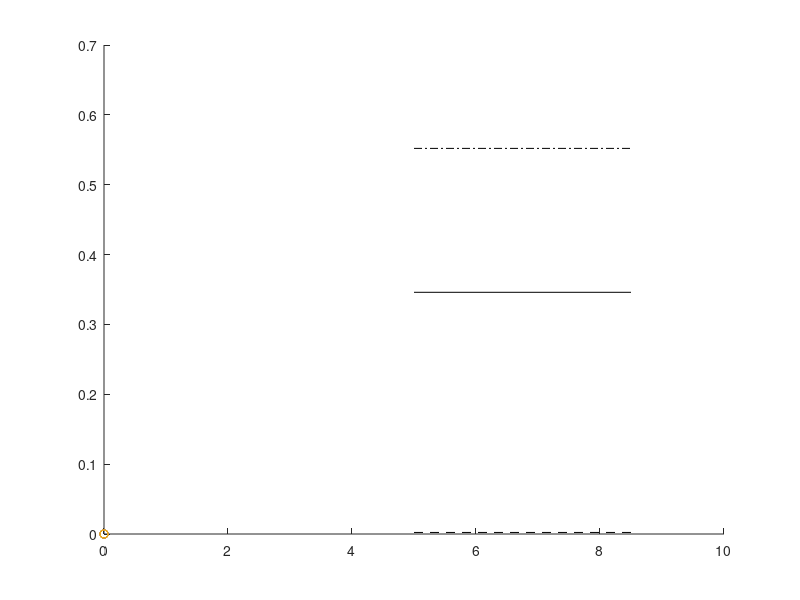

Recreate this plot in MATLAB. (Note: this script raises an error after producing the figure.)
clc
clear
%% Figure 1 Framework
% Still to do

%% Figure 2 Segmented brain mse curves

etas = [0 1 5 10 15 20 25 30 35 40 45 50];
figure
hold on
x = [0,0];
y = [0,0];
scatter(x,y,'kx')
hold on
l1 = line([5 8.5],[0.346 0.346],'Color','black','LineStyle','-');
scatter(x,y,'k+')
l2 = line([5 8.5],[2.22e-3 2.22e-3],'Color','black','LineStyle','--');
scatter(x,y,'k*')
l3 = line([5 8.5],[0.552 0.552],'Color','black','LineStyle','-.');


load(['DM_TNV_test_', num2eng(etas(1)),'.mat'])
scatter(TNV_datafit^.5,TNV_T1.bm_immse,'rx')
load(['DM_TV_test_', num2eng(etas(1)),'.mat'])
scatter(TV_datafit^.5,TV_T1.bm_immse,'bx')

load(['DM_TNV_test_', num2eng(etas(1)),'.mat'])
scatter(TNV_datafit^.5,TNV_T2.bm_immse,'r+')
load(['DM_TV_test_', num2eng(etas(1)),'.mat'])
scatter(TV_datafit^.5,TV_T2.bm_immse,'b+')

load(['DM_TNV_test_', num2eng(etas(1)),'.mat'])
scatter(TNV_datafit^.5,TNV_PD.bm_immse,'r*')
load(['DM_TV_test_', num2eng(etas(1)),'.mat'])
scatter(TV_datafit^.5,TV_PD.bm_immse,'b*')

for eta = etas(2:end)
    load(['DM_TV_test_', num2eng(eta),'.mat'])
    scatter(TV_datafit^.5,TV_T1.bm_immse,'bx')

    load(['DM_TNV_test_', num2eng(eta),'.mat'])
    scatter(TNV_datafit^.5,TNV_T1.bm_immse,'rx')

    load(['DM_TV_test_', num2eng(eta),'.mat'])
    scatter(TV_datafit^.5,TV_T2.bm_immse,'b+')

    load(['DM_TNV_test_', num2eng(eta),'.mat'])
    scatter(TNV_datafit^.5,TNV_T2.bm_immse,'r+')

    load(['DM_TV_test_', num2eng(eta),'.mat'])
    scatter(TV_datafit^.5,TV_PD.bm_immse,'b*')

    load(['DM_TNV_test_', num2eng(eta),'.mat'])
    scatter(TNV_datafit^.5,TNV_PD.bm_immse,'r*')
end
legend('T1','Direct inversion T1', 'T2','Direct inversion T2','PD','Direct inversion PD', ...
    'Interpreter','latex','FontSize',8,"Location", 'southeast')
box on
grid on
xlim([5 7.5])
ylim([0 0.6])
set(gca, 'YScale', 'log')
xlabel('Data-fitting, $|\mathbf{S}-\mathbf{AX}|_2$','Interpreter','latex','FontSize',12)
ylabel('MSE','Interpreter','latex','FontSize',12)
set(groot,'defaultAxesTickLabelInterpreter','latex');
set(groot,'defaulttextinterpreter','latex');
set(groot,'defaultLegendInterpreter','latex');

%% Figure 3 Table

%% Figure 4 Singular images


load('ground_truth.mat')
load('FBP_imgs.mat')
load('masks.mat')
etas = [0 1 5 10 15 20 25 30 35 40 45 50];

tiledlayout(4,5, 'Padding', 'none', 'TileSpacing', 'compact');
gt = multicontrast;
k=1;
for i = 1:1
    for j = 1:5
        nexttile
        imagesc(brain_mask.*abs(gt(:,:,k)))
        title(['Ground Truth: ',num2str(k)],'Interpreter','latex','FontSize',8)
%         c = colorbar;
%         c.FontName = 'CMU Serif';
%         c.FontSize = 4;
        set(groot,'defaultAxesTickLabelInterpreter','latex');
        set(groot,'defaulttextinterpreter','latex');
        set(groot,'defaultLegendInterpreter','latex');
        set(gca,'xtick',[],'ytick',[],'ylabel',[]),
        k=k+1;
    end
end
k=1;
for i = 1:1
    for j = 1:5
        nexttile
        imagesc(brain_mask.*abs(FBP(:,:,k)))
        title(['Direct inversion: ',num2str(k)],'Interpreter','latex','FontSize',8)
%         c = colorbar;
%         c.FontName = 'CMU Serif';
%         c.FontSize = 4;
        set(groot,'defaultAxesTickLabelInterpreter','latex');
        set(groot,'defaulttextinterpreter','latex');
        set(groot,'defaultLegendInterpreter','latex');
        xlabel(['MSE: ',num2eng(immse(FBP(:,:,k),gt(:,:,k)))])
        set(gca,'xtick',[],'ytick',[],'ylabel',[]),
        k=k+1;
    end
end

load(['TV_test_', num2eng(etas(4)),'.mat'])
load(['DM_TV_test_', num2eng(etas(4)),'.mat'])
k = 1;
% figure('Renderer', 'painters', 'Position', [10 10 1600 400])
for i = 1:1
    for j = 1:5
        nexttile
        imagesc(brain_mask.*abs(ubar(:,:,k)))
        title(['TV: ',num2str(k)],'Interpreter','latex','FontSize',8)
%         c = colorbar;
%         c.FontName = 'CMU Serif';
%         c.FontSize = 4;
        set(groot,'defaultAxesTickLabelInterpreter','latex');
        set(groot,'defaulttextinterpreter','latex');
        set(groot,'defaultLegendInterpreter','latex');
        xlabel(['MSE: ',num2eng(TV_si.mse(k))])
        set(gca,'xtick',[],'ytick',[],'ylabel',[]),
        k=k+1;
    end
end

load(['TNV_test_', num2eng(etas(6)),'.mat'])
load(['DM_TNV_test_', num2eng(etas(6)),'.mat'])
k = 1;
for i = 1:1
    for j = 1:5
        nexttile
        imagesc(brain_mask.*abs(ubar(:,:,k)))
        title(['TNV: ',num2str(k), ],'Interpreter','latex','FontSize',8)
%         c = colorbar;
%         c.FontName = 'CMU Serif';
%         c.FontSize = 4;
        %axis off
        set(groot,'defaultAxesTickLabelInterpreter','latex');
        set(groot,'defaulttextinterpreter','latex');
        set(groot,'defaultLegendInterpreter','latex');
        xlabel(['MSE: ',num2eng(TNV_si.mse(k))])
        set(gca,'xtick',[],'ytick',[],'ylabel',[]),
        k=k+1;
    end
end
x = flipud(bone);
colormap(x)




%% Figure 5 Parametric maps

etas = [0 1 5 10 15 20 25 30 35 40 45 50];
load('masks.mat')
tiledlayout(4,3, 'Padding', 'none', 'TileSpacing', 'compact'); 
load('FBP_out.mat')
ax1 = nexttile;
imagesc(brain_mask.*abs(out_GT.qmap(:,:,1)))
title('T1 - Ground Truth','Interpreter','latex','FontSize',8)
% c = colorbar;
% c.FontName = 'CMU Serif';
% c.FontSize = 8;
set(groot,'defaultAxesTickLabelInterpreter','latex');
set(groot,'defaulttextinterpreter','latex');
set(groot,'defaultLegendInterpreter','latex');
% xlabel(['MSE: ',num2eng(immse(out_GT.qmap(:,:,1),out_GT.qmap(:,:,1)))])
set(gca,'xtick',[],'ytick',[],'ylabel',[]),
ax2 = nexttile;
imagesc(brain_mask.*abs(out_GT.qmap(:,:,2)))
title('T2 - Ground Truth','Interpreter','latex','FontSize',8)
% c = colorbar;
% c.FontName = 'CMU Serif';
% c.FontSize = 8;
set(groot,'defaultAxesTickLabelInterpreter','latex');
set(groot,'defaulttextinterpreter','latex');
set(groot,'defaultLegendInterpreter','latex');
% xlabel(['MSE: ',num2eng(immse(out_GT.qmap(:,:,2),out_GT.qmap(:,:,2)))])
set(gca,'xtick',[],'ytick',[],'ylabel',[])
ax3 = nexttile;
imagesc(brain_mask.*abs(out_GT.pd))
title('PD - Ground Truth','Interpreter','latex','FontSize',8)
% c = colorbar;
% c.FontName = 'CMU Serif';
% c.FontSize = 8;
set(groot,'defaultAxesTickLabelInterpreter','latex');
set(groot,'defaulttextinterpreter','latex');
set(groot,'defaultLegendInterpreter','latex');
% xlabel(['MSE: ',num2eng(immse(out_GT.pd,out_GT.pd))])
set(gca,'xtick',[],'ytick',[],'ylabel',[])

ax4 = nexttile;
imagesc(brain_mask.*abs(out_FBP.qmap(:,:,1)))
title('T1 - Direct Inverison','Interpreter','latex','FontSize',8)
% c = colorbar;
% c.FontName = 'CMU Serif';
% c.FontSize = 8;
set(groot,'defaultAxesTickLabelInterpreter','latex');
set(groot,'defaulttextinterpreter','latex');
set(groot,'defaultLegendInterpreter','latex');
xlabel(['MSE: ',num2eng(immse(out_FBP.qmap(:,:,1),out_GT.qmap(:,:,1)))])
set(gca,'xtick',[],'ytick',[],'ylabel',[]),
ax5 = nexttile;
imagesc(brain_mask.*abs(out_FBP.qmap(:,:,2)))
title('T2 - Direct Inverison','Interpreter','latex','FontSize',8)
% c = colorbar;
% c.FontName = 'CMU Serif';
% c.FontSize = 8;
set(groot,'defaultAxesTickLabelInterpreter','latex');
set(groot,'defaulttextinterpreter','latex');
set(groot,'defaultLegendInterpreter','latex');
xlabel(['MSE: ',num2eng(immse(out_FBP.qmap(:,:,2),out_GT.qmap(:,:,2)))])
set(gca,'xtick',[],'ytick',[],'ylabel',[])
ax6 = nexttile;
imagesc(brain_mask.*abs(out_FBP.pd))
title('PD - Direct Inverison','Interpreter','latex','FontSize',8)
% c = colorbar;
% c.FontName = 'CMU Serif';
% c.FontSize = 8;
set(groot,'defaultAxesTickLabelInterpreter','latex');
set(groot,'defaulttextinterpreter','latex');
set(groot,'defaultLegendInterpreter','latex');
xlabel(['MSE: ',num2eng(immse(out_FBP.pd,out_GT.pd))])
set(gca,'xtick',[],'ytick',[],'ylabel',[])

load(['DM_TV_test_', num2eng(etas(4)),'.mat'])
ax7 = nexttile;
imagesc(brain_mask.*abs(TV_out_dm.qmap(:,:,1)))
title('T1 - TV','Interpreter','latex','FontSize',8)
% c = colorbar;
% c.FontName = 'CMU Serif';
% c.FontSize = 8;
set(groot,'defaultAxesTickLabelInterpreter','latex');
set(groot,'defaulttextinterpreter','latex');
set(groot,'defaultLegendInterpreter','latex');
xlabel(['MSE: ',num2eng(TV_T1.bm_immse)])
set(gca,'xtick',[],'ytick',[],'ylabel',[]),
ax8 = nexttile;
imagesc(brain_mask.*abs(TV_out_dm.qmap(:,:,2)))
title('T2 - TV','Interpreter','latex','FontSize',8)
% c = colorbar;
% c.FontName = 'CMU Serif';
% c.FontSize = 8;
set(groot,'defaultAxesTickLabelInterpreter','latex');
set(groot,'defaulttextinterpreter','latex');
set(groot,'defaultLegendInterpreter','latex');
xlabel(['MSE: ',num2eng(TV_T2.bm_immse)])
set(gca,'xtick',[],'ytick',[],'ylabel',[])
ax9 = nexttile;
imagesc(brain_mask.*abs(TV_out_dm.pd))
title('PD - TV','Interpreter','latex','FontSize',8)
% c = colorbar;
% c.FontName = 'CMU Serif';
% c.FontSize = 8;
set(groot,'defaultAxesTickLabelInterpreter','latex');
set(groot,'defaulttextinterpreter','latex');
set(groot,'defaultLegendInterpreter','latex');
xlabel(['MSE: ',num2eng(TV_PD.bm_immse)])
set(gca,'xtick',[],'ytick',[],'ylabel',[])

load(['DM_TNV_test_', num2eng(etas(6)),'.mat'])
ax10 = nexttile;
imagesc(brain_mask.*abs(TNV_out_dm.qmap(:,:,1)))
title('T1 - TNV','Interpreter','latex','FontSize',8)
% c = colorbar;
% c.FontName = 'CMU Serif';
% c.FontSize = 8;
set(groot,'defaultAxesTickLabelInterpreter','latex');
set(groot,'defaulttextinterpreter','latex');
set(groot,'defaultLegendInterpreter','latex');
xlabel(['MSE: ',num2eng(TNV_T1.bm_immse)])
set(gca,'xtick',[],'ytick',[],'ylabel',[]),
ax11 = nexttile;
imagesc(brain_mask.*abs(TNV_out_dm.qmap(:,:,2)))
title('T2 - TNV','Interpreter','latex','FontSize',8)
% c = colorbar;
% c.FontName = 'CMU Serif';
% c.FontSize = 8;
set(groot,'defaultAxesTickLabelInterpreter','latex');
set(groot,'defaulttextinterpreter','latex');
set(groot,'defaultLegendInterpreter','latex');
xlabel(['MSE: ',num2eng(TNV_T2.bm_immse)])
set(gca,'xtick',[],'ytick',[],'ylabel',[])
ax12 = nexttile;
imagesc(brain_mask.*abs(TNV_out_dm.pd))
title('PD - TNV','Interpreter','latex','FontSize',8)
% c = colorbar;
% c.FontName = 'CMU Serif';
% c.FontSize = 8;
set(groot,'defaultAxesTickLabelInterpreter','latex');
set(groot,'defaulttextinterpreter','latex');
set(groot,'defaultLegendInterpreter','latex');
xlabel(['MSE: ',num2eng(TNV_PD.bm_immse)])
set(gca,'xtick',[],'ytick',[],'ylabel',[])

colormap(ax1,flipud(hot))
x = rot90(hot,2);
colormap(ax2,x)
colormap(ax3,flipud(bone))
colormap(ax4,flipud(hot))
colormap(ax5,x)
colormap(ax6,flipud(bone))
colormap(ax7,flipud(hot))
colormap(ax8,x)
colormap(ax9,flipud(bone))
colormap(ax10,flipud(hot))  
colormap(ax11,x)
colormap(ax12,flipud(bone))
